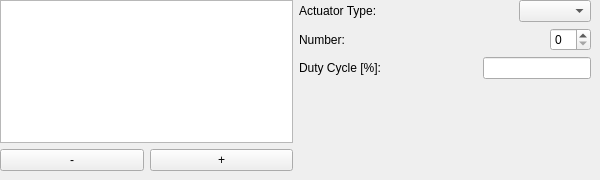
          <widget class="QWidget" name="cmdActConfig">
           <attribute name="title">
            <string>Actuator</string>
           </attribute>
           <widget class="QWidget" name="horizontalLayoutWidget_2">
            <property name="geometry">
             <rect>
              <x>0</x>
              <y>0</y>
              <width>591</width>
              <height>171</height>
             </rect>
            </property>
            <layout class="QHBoxLayout" name="horizontalLayout_3">
             <item>
              <layout class="QVBoxLayout" name="verticalLayout_24">
               <item>
                <widget class="QListWidget" name="cmdActList"/>
               </item>
               <item>
                <layout class="QHBoxLayout" name="horizontalLayout_70">
                 <item>
                  <widget class="QPushButton" name="cmdActRemove">
                   <property name="minimumSize">
                    <size>
                     <width>0</width>
                     <height>0</height>
                    </size>
                   </property>
                   <property name="maximumSize">
                    <size>
                     <width>16777215</width>
                     <height>16777215</height>
                    </size>
                   </property>
                   <property name="text">
                    <string>-</string>
                   </property>
                   <property name="autoDefault">
                    <bool>false</bool>
                   </property>
                  </widget>
                 </item>
                 <item>
                  <widget class="QPushButton" name="cmdActAdd">
                   <property name="minimumSize">
                    <size>
                     <width>0</width>
                     <height>0</height>
                    </size>
                   </property>
                   <property name="maximumSize">
                    <size>
                     <width>16777215</width>
                     <height>16777215</height>
                    </size>
                   </property>
                   <property name="text">
                    <string>+</string>
                   </property>
                   <property name="autoDefault">
                    <bool>false</bool>
                   </property>
                  </widget>
                 </item>
                </layout>
               </item>
              </layout>
             </item>
             <item>
              <layout class="QVBoxLayout" name="verticalLayout_14">
               <item>
                <layout class="QHBoxLayout" name="horizontalLayout_28">
                 <item>
                  <widget class="QLabel" name="cmdActTypeLabel">
                   <property name="enabled">
                    <bool>true</bool>
                   </property>
                   <property name="text">
                    <string>Actuator Type:</string>
                   </property>
                  </widget>
                 </item>
                 <item>
                  <spacer name="horizontalSpacer_16">
                   <property name="orientation">
                    <enum>Qt::Horizontal</enum>
                   </property>
                   <property name="sizeHint" stdset="0">
                    <size>
                     <width>40</width>
                     <height>20</height>
                    </size>
                   </property>
                  </spacer>
                 </item>
                 <item>
                  <widget class="QComboBox" name="cmdActType">
                   <property name="enabled">
                    <bool>true</bool>
                   </property>
                  </widget>
                 </item>
                </layout>
               </item>
               <item>
                <layout class="QHBoxLayout" name="horizontalLayout_40">
                 <item>
                  <widget class="QLabel" name="cmdActNumLabel">
                   <property name="enabled">
                    <bool>true</bool>
                   </property>
                   <property name="text">
                    <string>Number:</string>
                   </property>
                  </widget>
                 </item>
                 <item>
                  <spacer name="horizontalSpacer_17">
                   <property name="orientation">
                    <enum>Qt::Horizontal</enum>
                   </property>
                   <property name="sizeHint" stdset="0">
                    <size>
                     <width>40</width>
                     <height>20</height>
                    </size>
                   </property>
                  </spacer>
                 </item>
                 <item>
                  <widget class="QSpinBox" name="cmdActNum">
                   <property name="enabled">
                    <bool>true</bool>
                   </property>
                  </widget>
                 </item>
                </layout>
               </item>
               <item>
                <layout class="QHBoxLayout" name="horizontalLayout_41">
                 <item>
                  <widget class="QLabel" name="cmdActDutyCycleLabel">
                   <property name="enabled">
                    <bool>true</bool>
                   </property>
                   <property name="text">
                    <string>Duty Cycle [%]:</string>
                   </property>
                  </widget>
                 </item>
                 <item>
                  <spacer name="horizontalSpacer_29">
                   <property name="orientation">
                    <enum>Qt::Horizontal</enum>
                   </property>
                   <property name="sizeHint" stdset="0">
                    <size>
                     <width>40</width>
                     <height>20</height>
                    </size>
                   </property>
                  </spacer>
                 </item>
                 <item>
                  <widget class="QLineEdit" name="cmdActDutyCycle"/>
                 </item>
                </layout>
               </item>
               <item>
                <spacer name="verticalSpacer_10">
                 <property name="orientation">
                  <enum>Qt::Vertical</enum>
                 </property>
                 <property name="sizeHint" stdset="0">
                  <size>
                   <width>20</width>
                   <height>40</height>
                  </size>
                 </property>
                </spacer>
               </item>
              </layout>
             </item>
            </layout>
           </widget>
          </widget>
